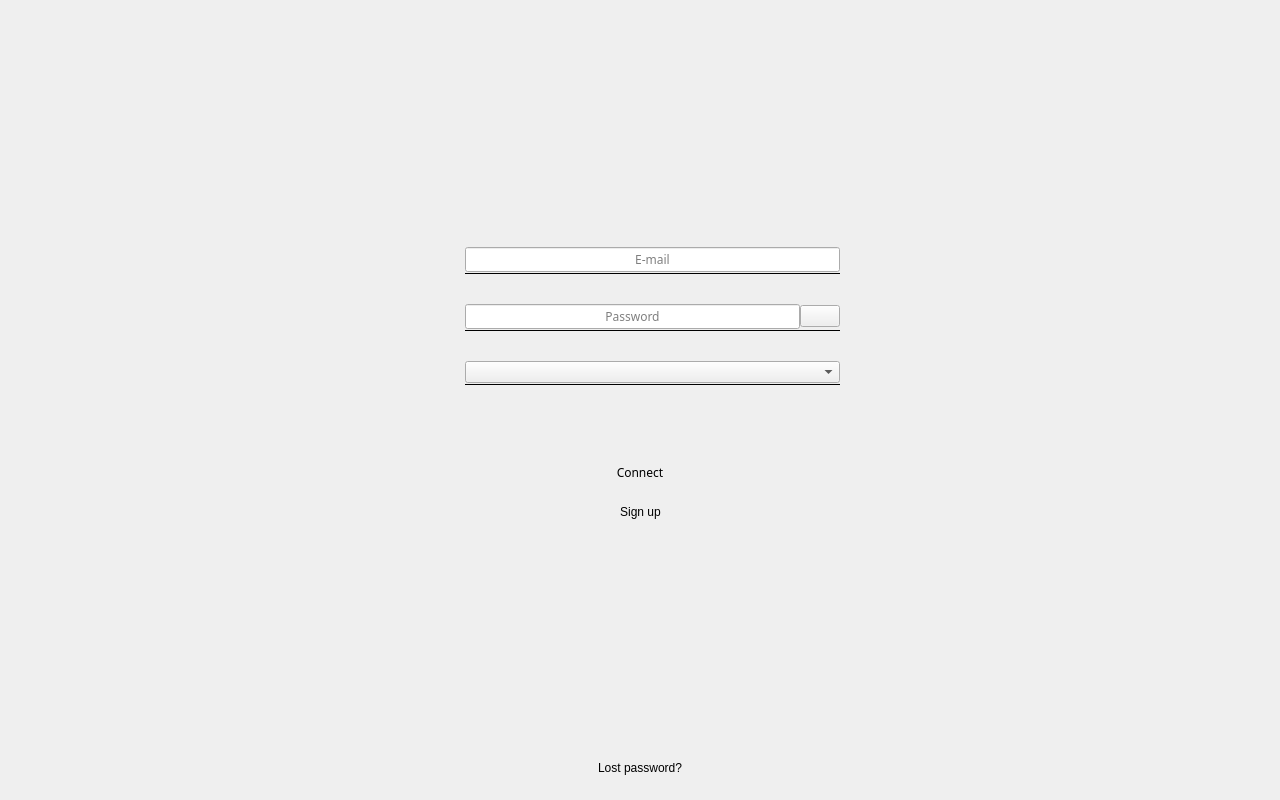
<?xml version="1.0" encoding="UTF-8"?>
<ui version="4.0">
 <class>Login</class>
 <widget class="QWidget" name="Login">
  <property name="geometry">
   <rect>
    <x>0</x>
    <y>0</y>
    <width>1280</width>
    <height>800</height>
   </rect>
  </property>
  <property name="minimumSize">
   <size>
    <width>1024</width>
    <height>768</height>
   </size>
  </property>
  <property name="windowTitle">
   <string>Form</string>
  </property>
  <property name="styleSheet">
   <string notr="true"/>
  </property>
  <layout class="QVBoxLayout" name="verticalLayout">
   <property name="spacing">
    <number>0</number>
   </property>
   <property name="leftMargin">
    <number>0</number>
   </property>
   <property name="topMargin">
    <number>0</number>
   </property>
   <property name="rightMargin">
    <number>0</number>
   </property>
   <property name="bottomMargin">
    <number>0</number>
   </property>
   <item>
    <layout class="QHBoxLayout" name="horizontalLayout_28">
     <property name="spacing">
      <number>0</number>
     </property>
     <item>
      <layout class="QVBoxLayout" name="verticalLayout_30">
       <property name="spacing">
        <number>0</number>
       </property>
       <item>
        <widget class="QToolButton" name="btMenu">
         <property name="focusPolicy">
          <enum>Qt::StrongFocus</enum>
         </property>
         <property name="text">
          <string/>
         </property>
         <property name="toolButtonStyle">
          <enum>Qt::ToolButtonIconOnly</enum>
         </property>
         <property name="autoRaise">
          <bool>true</bool>
         </property>
        </widget>
       </item>
       <item>
        <spacer name="verticalSpacer_25">
         <property name="orientation">
          <enum>Qt::Vertical</enum>
         </property>
         <property name="sizeType">
          <enum>QSizePolicy::Expanding</enum>
         </property>
         <property name="sizeHint" stdset="0">
          <size>
           <width>10</width>
           <height>1</height>
          </size>
         </property>
        </spacer>
       </item>
      </layout>
     </item>
     <item>
      <spacer name="horizontalSpacer_47">
       <property name="orientation">
        <enum>Qt::Horizontal</enum>
       </property>
       <property name="sizeHint" stdset="0">
        <size>
         <width>40</width>
         <height>20</height>
        </size>
       </property>
      </spacer>
     </item>
     <item>
      <layout class="QVBoxLayout" name="verticalLayout_20">
       <property name="spacing">
        <number>0</number>
       </property>
       <item>
        <spacer name="verticalSpacer_24">
         <property name="orientation">
          <enum>Qt::Vertical</enum>
         </property>
         <property name="sizeType">
          <enum>QSizePolicy::Fixed</enum>
         </property>
         <property name="sizeHint" stdset="0">
          <size>
           <width>20</width>
           <height>62</height>
          </size>
         </property>
        </spacer>
       </item>
       <item>
        <layout class="QVBoxLayout" name="verticalLayout_31">
         <item>
          <widget class="QLabel" name="Logo">
           <property name="sizePolicy">
            <sizepolicy hsizetype="Fixed" vsizetype="Fixed">
             <horstretch>0</horstretch>
             <verstretch>0</verstretch>
            </sizepolicy>
           </property>
           <property name="styleSheet">
            <string notr="true">background: rgb(0, 0, 0,0);</string>
           </property>
           <property name="text">
            <string/>
           </property>
           <property name="scaledContents">
            <bool>true</bool>
           </property>
           <property name="alignment">
            <set>Qt::AlignHCenter|Qt::AlignTop</set>
           </property>
          </widget>
         </item>
        </layout>
       </item>
      </layout>
     </item>
     <item>
      <spacer name="horizontalSpacer_48">
       <property name="orientation">
        <enum>Qt::Horizontal</enum>
       </property>
       <property name="sizeHint" stdset="0">
        <size>
         <width>40</width>
         <height>20</height>
        </size>
       </property>
      </spacer>
     </item>
     <item>
      <layout class="QVBoxLayout" name="verticalLayout_32">
       <property name="spacing">
        <number>0</number>
       </property>
       <item>
        <widget class="QWidget" name="wgTopRightSpacing" native="true"/>
       </item>
       <item>
        <spacer name="verticalSpacer_28">
         <property name="orientation">
          <enum>Qt::Vertical</enum>
         </property>
         <property name="sizeType">
          <enum>QSizePolicy::Expanding</enum>
         </property>
         <property name="sizeHint" stdset="0">
          <size>
           <width>10</width>
           <height>1</height>
          </size>
         </property>
        </spacer>
       </item>
      </layout>
     </item>
    </layout>
   </item>
   <item>
    <widget class="QLabel" name="lbMessage">
     <property name="sizePolicy">
      <sizepolicy hsizetype="Expanding" vsizetype="Fixed">
       <horstretch>0</horstretch>
       <verstretch>0</verstretch>
      </sizepolicy>
     </property>
     <property name="alignment">
      <set>Qt::AlignCenter</set>
     </property>
     <property name="wordWrap">
      <bool>true</bool>
     </property>
    </widget>
   </item>
   <item>
    <layout class="QHBoxLayout" name="horizontalLayout_14">
     <property name="spacing">
      <number>0</number>
     </property>
     <item>
      <spacer name="horizontalSpacer_44">
       <property name="orientation">
        <enum>Qt::Horizontal</enum>
       </property>
       <property name="sizeType">
        <enum>QSizePolicy::Expanding</enum>
       </property>
       <property name="sizeHint" stdset="0">
        <size>
         <width>440</width>
         <height>20</height>
        </size>
       </property>
      </spacer>
     </item>
     <item>
      <widget class="QWidget" name="wgEdits" native="true">
       <property name="sizePolicy">
        <sizepolicy hsizetype="Minimum" vsizetype="Preferred">
         <horstretch>0</horstretch>
         <verstretch>0</verstretch>
        </sizepolicy>
       </property>
       <property name="minimumSize">
        <size>
         <width>400</width>
         <height>0</height>
        </size>
       </property>
       <property name="maximumSize">
        <size>
         <width>400</width>
         <height>16777215</height>
        </size>
       </property>
       <layout class="QVBoxLayout" name="verticalLayout_2">
        <property name="spacing">
         <number>29</number>
        </property>
        <property name="leftMargin">
         <number>0</number>
        </property>
        <property name="topMargin">
         <number>0</number>
        </property>
        <property name="rightMargin">
         <number>0</number>
        </property>
        <property name="bottomMargin">
         <number>0</number>
        </property>
        <item>
         <layout class="QHBoxLayout" name="horizontalLayout_3">
          <property name="spacing">
           <number>18</number>
          </property>
          <item>
           <widget class="QLabel" name="lblLogin">
            <property name="sizePolicy">
             <sizepolicy hsizetype="Fixed" vsizetype="Fixed">
              <horstretch>0</horstretch>
              <verstretch>0</verstretch>
             </sizepolicy>
            </property>
            <property name="text">
             <string/>
            </property>
            <property name="scaledContents">
             <bool>true</bool>
            </property>
           </widget>
          </item>
          <item>
           <layout class="QVBoxLayout" name="verticalLayout_5">
            <property name="spacing">
             <number>0</number>
            </property>
            <item>
             <widget class="QLineEdit" name="edMail">
              <property name="font">
               <font>
                <family>Regular</family>
                <weight>50</weight>
                <italic>false</italic>
                <bold>false</bold>
               </font>
              </property>
              <property name="text">
               <string/>
              </property>
              <property name="maxLength">
               <number>336</number>
              </property>
              <property name="alignment">
               <set>Qt::AlignCenter</set>
              </property>
              <property name="placeholderText">
               <string>E-mail</string>
              </property>
             </widget>
            </item>
            <item>
             <widget class="Line" name="lineUsername">
              <property name="styleSheet">
               <string notr="true"/>
              </property>
              <property name="frameShadow">
               <enum>QFrame::Plain</enum>
              </property>
              <property name="midLineWidth">
               <number>1</number>
              </property>
              <property name="orientation">
               <enum>Qt::Horizontal</enum>
              </property>
             </widget>
            </item>
           </layout>
          </item>
         </layout>
        </item>
        <item>
         <layout class="QHBoxLayout" name="horizontalLayout_15">
          <property name="spacing">
           <number>18</number>
          </property>
          <item>
           <widget class="QLabel" name="lblPassword">
            <property name="sizePolicy">
             <sizepolicy hsizetype="Fixed" vsizetype="Fixed">
              <horstretch>0</horstretch>
              <verstretch>0</verstretch>
             </sizepolicy>
            </property>
            <property name="text">
             <string/>
            </property>
            <property name="scaledContents">
             <bool>true</bool>
            </property>
            <property name="margin">
             <number>0</number>
            </property>
           </widget>
          </item>
          <item>
           <layout class="QVBoxLayout" name="verticalLayout_4">
            <property name="spacing">
             <number>0</number>
            </property>
            <item>
             <layout class="QHBoxLayout" name="horizontalLayout_5">
              <property name="spacing">
               <number>0</number>
              </property>
              <property name="topMargin">
               <number>0</number>
              </property>
              <item>
               <widget class="QLineEdit" name="edPassword">
                <property name="font">
                 <font>
                  <family>Regular</family>
                  <weight>50</weight>
                  <italic>false</italic>
                  <bold>false</bold>
                 </font>
                </property>
                <property name="text">
                 <string/>
                </property>
                <property name="maxLength">
                 <number>336</number>
                </property>
                <property name="echoMode">
                 <enum>QLineEdit::Password</enum>
                </property>
                <property name="alignment">
                 <set>Qt::AlignCenter</set>
                </property>
                <property name="placeholderText">
                 <string>Password</string>
                </property>
               </widget>
              </item>
              <item>
               <widget class="QPushButton" name="btShow">
                <property name="focusPolicy">
                 <enum>Qt::StrongFocus</enum>
                </property>
                <property name="text">
                 <string/>
                </property>
                <property name="checkable">
                 <bool>true</bool>
                </property>
                <property name="flat">
                 <bool>false</bool>
                </property>
               </widget>
              </item>
             </layout>
            </item>
            <item>
             <widget class="Line" name="linePassword">
              <property name="styleSheet">
               <string notr="true"/>
              </property>
              <property name="frameShadow">
               <enum>QFrame::Plain</enum>
              </property>
              <property name="midLineWidth">
               <number>1</number>
              </property>
              <property name="orientation">
               <enum>Qt::Horizontal</enum>
              </property>
             </widget>
            </item>
           </layout>
          </item>
         </layout>
        </item>
        <item>
         <layout class="QHBoxLayout" name="horizontalLayout_4">
          <property name="spacing">
           <number>18</number>
          </property>
          <item>
           <widget class="QLabel" name="lblServer">
            <property name="sizePolicy">
             <sizepolicy hsizetype="Fixed" vsizetype="Fixed">
              <horstretch>0</horstretch>
              <verstretch>0</verstretch>
             </sizepolicy>
            </property>
            <property name="sizeIncrement">
             <size>
              <width>0</width>
              <height>0</height>
             </size>
            </property>
            <property name="text">
             <string/>
            </property>
            <property name="scaledContents">
             <bool>true</bool>
            </property>
           </widget>
          </item>
          <item>
           <layout class="QVBoxLayout" name="verticalLayout_10">
            <property name="spacing">
             <number>0</number>
            </property>
            <item>
             <widget class="QComboBox" name="cbUpstream">
              <property name="styleSheet">
               <string notr="true"/>
              </property>
              <property name="editable">
               <bool>false</bool>
              </property>
              <property name="currentText">
               <string/>
              </property>
              <property name="currentIndex">
               <number>-1</number>
              </property>
              <property name="maxVisibleItems">
               <number>7</number>
              </property>
              <property name="iconSize">
               <size>
                <width>48</width>
                <height>48</height>
               </size>
              </property>
             </widget>
            </item>
            <item>
             <widget class="Line" name="lineUpstream">
              <property name="styleSheet">
               <string notr="true"/>
              </property>
              <property name="frameShadow">
               <enum>QFrame::Plain</enum>
              </property>
              <property name="midLineWidth">
               <number>1</number>
              </property>
              <property name="orientation">
               <enum>Qt::Horizontal</enum>
              </property>
             </widget>
            </item>
           </layout>
          </item>
         </layout>
        </item>
       </layout>
      </widget>
     </item>
     <item>
      <spacer name="horizontalSpacer_46">
       <property name="orientation">
        <enum>Qt::Horizontal</enum>
       </property>
       <property name="sizeType">
        <enum>QSizePolicy::Expanding</enum>
       </property>
       <property name="sizeHint" stdset="0">
        <size>
         <width>440</width>
         <height>20</height>
        </size>
       </property>
      </spacer>
     </item>
    </layout>
   </item>
   <item>
    <spacer name="verticalSpacer">
     <property name="orientation">
      <enum>Qt::Vertical</enum>
     </property>
     <property name="sizeType">
      <enum>QSizePolicy::Fixed</enum>
     </property>
     <property name="sizeHint" stdset="0">
      <size>
       <width>17</width>
       <height>74</height>
      </size>
     </property>
    </spacer>
   </item>
   <item>
    <layout class="QHBoxLayout" name="horizontalLayout_22">
     <item>
      <spacer name="horizontalSpacer_37">
       <property name="orientation">
        <enum>Qt::Horizontal</enum>
       </property>
       <property name="sizeType">
        <enum>QSizePolicy::Expanding</enum>
       </property>
       <property name="sizeHint" stdset="0">
        <size>
         <width>40</width>
         <height>20</height>
        </size>
       </property>
      </spacer>
     </item>
     <item>
      <widget class="QPushButton" name="btLogin">
       <property name="enabled">
        <bool>true</bool>
       </property>
       <property name="font">
        <font>
         <family>Regular</family>
         <weight>50</weight>
         <italic>false</italic>
         <bold>false</bold>
        </font>
       </property>
       <property name="focusPolicy">
        <enum>Qt::StrongFocus</enum>
       </property>
       <property name="styleSheet">
        <string notr="true"/>
       </property>
       <property name="text">
        <string>Connect</string>
       </property>
       <property name="flat">
        <bool>true</bool>
       </property>
      </widget>
     </item>
     <item>
      <spacer name="horizontalSpacer_38">
       <property name="orientation">
        <enum>Qt::Horizontal</enum>
       </property>
       <property name="sizeHint" stdset="0">
        <size>
         <width>40</width>
         <height>20</height>
        </size>
       </property>
      </spacer>
     </item>
    </layout>
   </item>
   <item>
    <spacer name="verticalSpacer_3">
     <property name="orientation">
      <enum>Qt::Vertical</enum>
     </property>
     <property name="sizeType">
      <enum>QSizePolicy::Fixed</enum>
     </property>
     <property name="sizeHint" stdset="0">
      <size>
       <width>330</width>
       <height>16</height>
      </size>
     </property>
    </spacer>
   </item>
   <item>
    <layout class="QHBoxLayout" name="horizontalLayout">
     <item>
      <spacer name="horizontalSpacer_5">
       <property name="orientation">
        <enum>Qt::Horizontal</enum>
       </property>
       <property name="sizeHint" stdset="0">
        <size>
         <width>40</width>
         <height>20</height>
        </size>
       </property>
      </spacer>
     </item>
     <item>
      <widget class="QToolButton" name="btSignUp">
       <property name="cursor">
        <cursorShape>PointingHandCursor</cursorShape>
       </property>
       <property name="focusPolicy">
        <enum>Qt::StrongFocus</enum>
       </property>
       <property name="autoFillBackground">
        <bool>false</bool>
       </property>
       <property name="text">
        <string>Sign up</string>
       </property>
       <property name="toolButtonStyle">
        <enum>Qt::ToolButtonTextOnly</enum>
       </property>
       <property name="autoRaise">
        <bool>true</bool>
       </property>
      </widget>
     </item>
     <item>
      <spacer name="horizontalSpacer_6">
       <property name="orientation">
        <enum>Qt::Horizontal</enum>
       </property>
       <property name="sizeHint" stdset="0">
        <size>
         <width>40</width>
         <height>20</height>
        </size>
       </property>
      </spacer>
     </item>
    </layout>
   </item>
   <item>
    <spacer name="verticalSpacer_6">
     <property name="orientation">
      <enum>Qt::Vertical</enum>
     </property>
     <property name="sizeType">
      <enum>QSizePolicy::Expanding</enum>
     </property>
     <property name="sizeHint" stdset="0">
      <size>
       <width>17</width>
       <height>50</height>
      </size>
     </property>
    </spacer>
   </item>
   <item>
    <layout class="QHBoxLayout" name="horizontalLayout_6">
     <item>
      <spacer name="horizontalSpacer_55">
       <property name="orientation">
        <enum>Qt::Horizontal</enum>
       </property>
       <property name="sizeType">
        <enum>QSizePolicy::Expanding</enum>
       </property>
       <property name="sizeHint" stdset="0">
        <size>
         <width>40</width>
         <height>20</height>
        </size>
       </property>
      </spacer>
     </item>
     <item>
      <widget class="QToolButton" name="btLostPassword">
       <property name="cursor">
        <cursorShape>PointingHandCursor</cursorShape>
       </property>
       <property name="focusPolicy">
        <enum>Qt::StrongFocus</enum>
       </property>
       <property name="text">
        <string>Lost password?</string>
       </property>
       <property name="autoRaise">
        <bool>true</bool>
       </property>
      </widget>
     </item>
     <item>
      <spacer name="horizontalSpacer_49">
       <property name="orientation">
        <enum>Qt::Horizontal</enum>
       </property>
       <property name="sizeType">
        <enum>QSizePolicy::Expanding</enum>
       </property>
       <property name="sizeHint" stdset="0">
        <size>
         <width>40</width>
         <height>28</height>
        </size>
       </property>
      </spacer>
     </item>
    </layout>
   </item>
   <item>
    <spacer name="verticalSpacer_5">
     <property name="orientation">
      <enum>Qt::Vertical</enum>
     </property>
     <property name="sizeType">
      <enum>QSizePolicy::Fixed</enum>
     </property>
     <property name="sizeHint" stdset="0">
      <size>
       <width>17</width>
       <height>18</height>
      </size>
     </property>
    </spacer>
   </item>
  </layout>
 </widget>
 <tabstops>
  <tabstop>cbUpstream</tabstop>
  <tabstop>edMail</tabstop>
  <tabstop>edPassword</tabstop>
  <tabstop>btSignUp</tabstop>
  <tabstop>btLostPassword</tabstop>
 </tabstops>
 <resources/>
 <connections/>
</ui>
